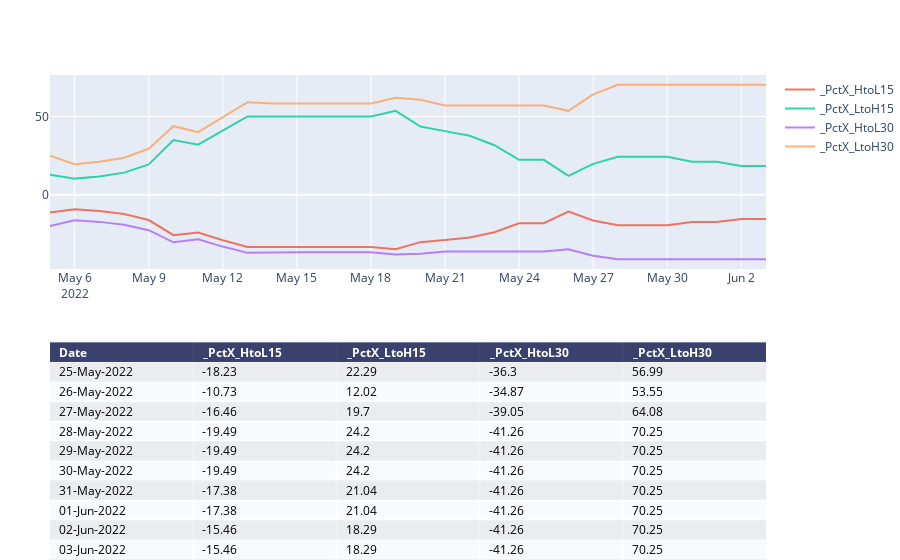

Here is the notebook cell this chart was saved with:
### Code cell
chartTitle2=f"{symbol}_PCT-HH-LL"
print(chartTitle1)
# colsToPlot=[  x for  x  in list_cols if x.startswith('_X') and ( x.startswith('_XMid')==False) ]
colsToPlot=[  x for  x  in list_cols if x.startswith('_PctX') ]
fig=manage_chart(df,colsToPlot,"",'')

pio.write_image(fig, f"{report_path}\\{chartTitle2}.png")
fig

### Figure 1 — Plotly figure (JSON) as saved in the notebook; plotly's stock layout.template omitted (floating-point values rounded to 4 significant figures)
{"data": [{"colorscale": [[0, "#00083e"], [0.5, "#ededee"], [1, "#ffffff"]], "hoverinfo": "none", "opacity": 0.75, "showscale": false, "type": "heatmap", "z": [[0, 0, 0, 0, 0], [0.5, 0.5, 0.5, 0.5, 0.5], [1, 1, 1, 1, 1], [0.5, 0.5, 0.5, 0.5, 0.5], [1, 1, 1, 1, 1], [0.5, 0.5, 0.5, 0.5, 0.5], [1, 1, 1, 1, 1], [0.5, 0.5, 0.5, 0.5, 0.5], [1, 1, 1, 1, 1], [0.5, 0.5, 0.5, 0.5, 0.5], [1, 1, 1, 1, 1]]}, {"name": "_PctX_HtoL15", "opacity": 0.8, "type": "scatter", "x": ["2022-05-05T00:00:00", "2022-05-06T00:00:00", "2022-05-07T00:00:00", "2022-05-08T00:00:00", "2022-05-09T00:00:00", "2022-05-10T00:00:00", "2022-05-11T00:00:00", "2022-05-12T00:00:00", "2022-05-13T00:00:00", "2022-05-14T00:00:00", "2022-05-15T00:00:00", "2022-05-16T00:00:00", "2022-05-17T00:00:00", "2022-05-18T00:00:00", "2022-05-19T00:00:00", "2022-05-20T00:00:00", "2022-05-21T00:00:00", "2022-05-22T00:00:00", "2022-05-23T00:00:00", "2022-05-24T00:00:00", "2022-05-25T00:00:00", "2022-05-26T00:00:00", "2022-05-27T00:00:00", "2022-05-28T00:00:00", "2022-05-29T00:00:00", "2022-05-30T00:00:00", "2022-05-31T00:00:00", "2022-06-01T00:00:00", "2022-06-02T00:00:00", "2022-06-03T00:00:00"], "xaxis": "x2", "y": [-11.36, -9.31, -10.44, -12.35, -16.19, -25.88, -24.22, -29.1, -33.34, -33.34, -33.34, -33.34, -33.34, -33.34, -34.87, -30.31, -28.88, -27.33, -23.99, -18.23, -18.23, -10.73, -16.46, -19.49, -19.49, -19.49, -17.38, -17.38, -15.46, -15.46], "yaxis": "y2"}, {"name": "_PctX_LtoH15", "opacity": 0.8, "type": "scatter", "x": ["2022-05-05T00:00:00", "2022-05-06T00:00:00", "2022-05-07T00:00:00", "2022-05-08T00:00:00", "2022-05-09T00:00:00", "2022-05-10T00:00:00", "2022-05-11T00:00:00", "2022-05-12T00:00:00", "2022-05-13T00:00:00", "2022-05-14T00:00:00", "2022-05-15T00:00:00", "2022-05-16T00:00:00", "2022-05-17T00:00:00", "2022-05-18T00:00:00", "2022-05-19T00:00:00", "2022-05-20T00:00:00", "2022-05-21T00:00:00", "2022-05-22T00:00:00", "2022-05-23T00:00:00", "2022-05-24T00:00:00", "2022-05-25T00:00:00", "2022-05-26T00:00:00", "2022-05-27T00:00:00", "2022-05-28T00:00:00", "2022-05-29T00:00:00", "2022-05-30T00:00:00", "2022-05-31T00:00:00", "2022-06-01T00:00:00", "2022-06-02T00:00:00", "2022-06-03T00:00:00"], "xaxis": "x2", "y": [12.81, 10.27, 11.65, 14.09, 19.32, 34.91, 31.95, 41.04, 50.02, 50.02, 50.02, 50.02, 50.02, 50.02, 53.55, 43.49, 40.61, 37.61, 31.57, 22.29, 22.29, 12.02, 19.7, 24.2, 24.2, 24.2, 21.04, 21.04, 18.29, 18.29], "yaxis": "y2"}, {"name": "_PctX_HtoL30", "opacity": 0.8, "type": "scatter", "x": ["2022-05-05T00:00:00", "2022-05-06T00:00:00", "2022-05-07T00:00:00", "2022-05-08T00:00:00", "2022-05-09T00:00:00", "2022-05-10T00:00:00", "2022-05-11T00:00:00", "2022-05-12T00:00:00", "2022-05-13T00:00:00", "2022-05-14T00:00:00", "2022-05-15T00:00:00", "2022-05-16T00:00:00", "2022-05-17T00:00:00", "2022-05-18T00:00:00", "2022-05-19T00:00:00", "2022-05-20T00:00:00", "2022-05-21T00:00:00", "2022-05-22T00:00:00", "2022-05-23T00:00:00", "2022-05-24T00:00:00", "2022-05-25T00:00:00", "2022-05-26T00:00:00", "2022-05-27T00:00:00", "2022-05-28T00:00:00", "2022-05-29T00:00:00", "2022-05-30T00:00:00", "2022-05-31T00:00:00", "2022-06-01T00:00:00", "2022-06-02T00:00:00", "2022-06-03T00:00:00"], "xaxis": "x2", "y": [-19.97, -16.32, -17.36, -19.13, -22.67, -30.42, -28.53, -33.14, -37.14, -36.8, -36.8, -36.8, -36.8, -36.8, -38.26, -37.74, -36.3, -36.3, -36.3, -36.3, -36.3, -34.87, -39.05, -41.26, -41.26, -41.26, -41.26, -41.26, -41.26, -41.26], "yaxis": "y2"}, {"name": "_PctX_LtoH30", "opacity": 0.8, "type": "scatter", "x": ["2022-05-05T00:00:00", "2022-05-06T00:00:00", "2022-05-07T00:00:00", "2022-05-08T00:00:00", "2022-05-09T00:00:00", "2022-05-10T00:00:00", "2022-05-11T00:00:00", "2022-05-12T00:00:00", "2022-05-13T00:00:00", "2022-05-14T00:00:00", "2022-05-15T00:00:00", "2022-05-16T00:00:00", "2022-05-17T00:00:00", "2022-05-18T00:00:00", "2022-05-19T00:00:00", "2022-05-20T00:00:00", "2022-05-21T00:00:00", "2022-05-22T00:00:00", "2022-05-23T00:00:00", "2022-05-24T00:00:00", "2022-05-25T00:00:00", "2022-05-26T00:00:00", "2022-05-27T00:00:00", "2022-05-28T00:00:00", "2022-05-29T00:00:00", "2022-05-30T00:00:00", "2022-05-31T00:00:00", "2022-06-01T00:00:00", "2022-06-02T00:00:00", "2022-06-03T00:00:00"], "xaxis": "x2", "y": [24.95, 19.51, 21.01, 23.65, 29.32, 43.73, 39.92, 49.56, 59.08, 58.24, 58.24, 58.24, 58.24, 58.24, 61.96, 60.62, 56.99, 56.99, 56.99, 56.99, 56.99, 53.55, 64.08, 70.25, 70.25, 70.25, 70.25, 70.25, 70.25, 70.25], "yaxis": "y2"}], "layout": {"annotations": [{"align": "left", "font": {"color": "#ffffff"}, "showarrow": false, "text": "<b>Date</b>", "x": -0.45, "xanchor": "left", "xref": "x", "y": 0, "yref": "y"}, {"align": "left", "font": {"color": "#ffffff"}, "showarrow": false, "text": "<b>_PctX_HtoL15</b>", "x": 0.55, "xanchor": "left", "xref": "x", "y": 0, "yref": "y"}, {"align": "left", "font": {"color": "#ffffff"}, "showarrow": false, "text": "<b>_PctX_LtoH15</b>", "x": 1.55, "xanchor": "left", "xref": "x", "y": 0, "yref": "y"}, {"align": "left", "font": {"color": "#ffffff"}, "showarrow": false, "text": "<b>_PctX_HtoL30</b>", "x": 2.55, "xanchor": "left", "xref": "x", "y": 0, "yref": "y"}, {"align": "left", "font": {"color": "#ffffff"}, "showarrow": false, "text": "<b>_PctX_LtoH30</b>", "x": 3.55, "xanchor": "left", "xref": "x", "y": 0, "yref": "y"}, {"align": "left", "font": {"color": "#000000"}, "showarrow": false, "text": "25-May-2022", "x": -0.45, "xanchor": "left", "xref": "x", "y": 1, "yref": "y"}, {"align": "left", "font": {"color": "#000000"}, "showarrow": false, "text": "-18.23", "x": 0.55, "xanchor": "left", "xref": "x", "y": 1, "yref": "y"}, {"align": "left", "font": {"color": "#000000"}, "showarrow": false, "text": "22.29", "x": 1.55, "xanchor": "left", "xref": "x", "y": 1, "yref": "y"}, {"align": "left", "font": {"color": "#000000"}, "showarrow": false, "text": "-36.3", "x": 2.55, "xanchor": "left", "xref": "x", "y": 1, "yref": "y"}, {"align": "left", "font": {"color": "#000000"}, "showarrow": false, "text": "56.99", "x": 3.55, "xanchor": "left", "xref": "x", "y": 1, "yref": "y"}, {"align": "left", "font": {"color": "#000000"}, "showarrow": false, "text": "26-May-2022", "x": -0.45, "xanchor": "left", "xref": "x", "y": 2, "yref": "y"}, {"align": "left", "font": {"color": "#000000"}, "showarrow": false, "text": "-10.73", "x": 0.55, "xanchor": "left", "xref": "x", "y": 2, "yref": "y"}, {"align": "left", "font": {"color": "#000000"}, "showarrow": false, "text": "12.02", "x": 1.55, "xanchor": "left", "xref": "x", "y": 2, "yref": "y"}, {"align": "left", "font": {"color": "#000000"}, "showarrow": false, "text": "-34.87", "x": 2.55, "xanchor": "left", "xref": "x", "y": 2, "yref": "y"}, {"align": "left", "font": {"color": "#000000"}, "showarrow": false, "text": "53.55", "x": 3.55, "xanchor": "left", "xref": "x", "y": 2, "yref": "y"}, {"align": "left", "font": {"color": "#000000"}, "showarrow": false, "text": "27-May-2022", "x": -0.45, "xanchor": "left", "xref": "x", "y": 3, "yref": "y"}, {"align": "left", "font": {"color": "#000000"}, "showarrow": false, "text": "-16.46", "x": 0.55, "xanchor": "left", "xref": "x", "y": 3, "yref": "y"}, {"align": "left", "font": {"color": "#000000"}, "showarrow": false, "text": "19.7", "x": 1.55, "xanchor": "left", "xref": "x", "y": 3, "yref": "y"}, {"align": "left", "font": {"color": "#000000"}, "showarrow": false, "text": "-39.05", "x": 2.55, "xanchor": "left", "xref": "x", "y": 3, "yref": "y"}, {"align": "left", "font": {"color": "#000000"}, "showarrow": false, "text": "64.08", "x": 3.55, "xanchor": "left", "xref": "x", "y": 3, "yref": "y"}, {"align": "left", "font": {"color": "#000000"}, "showarrow": false, "text": "28-May-2022", "x": -0.45, "xanchor": "left", "xref": "x", "y": 4, "yref": "y"}, {"align": "left", "font": {"color": "#000000"}, "showarrow": false, "text": "-19.49", "x": 0.55, "xanchor": "left", "xref": "x", "y": 4, "yref": "y"}, {"align": "left", "font": {"color": "#000000"}, "showarrow": false, "text": "24.2", "x": 1.55, "xanchor": "left", "xref": "x", "y": 4, "yref": "y"}, {"align": "left", "font": {"color": "#000000"}, "showarrow": false, "text": "-41.26", "x": 2.55, "xanchor": "left", "xref": "x", "y": 4, "yref": "y"}, {"align": "left", "font": {"color": "#000000"}, "showarrow": false, "text": "70.25", "x": 3.55, "xanchor": "left", "xref": "x", "y": 4, "yref": "y"}, {"align": "left", "font": {"color": "#000000"}, "showarrow": false, "text": "29-May-2022", "x": -0.45, "xanchor": "left", "xref": "x", "y": 5, "yref": "y"}, {"align": "left", "font": {"color": "#000000"}, "showarrow": false, "text": "-19.49", "x": 0.55, "xanchor": "left", "xref": "x", "y": 5, "yref": "y"}, {"align": "left", "font": {"color": "#000000"}, "showarrow": false, "text": "24.2", "x": 1.55, "xanchor": "left", "xref": "x", "y": 5, "yref": "y"}, {"align": "left", "font": {"color": "#000000"}, "showarrow": false, "text": "-41.26", "x": 2.55, "xanchor": "left", "xref": "x", "y": 5, "yref": "y"}, {"align": "left", "font": {"color": "#000000"}, "showarrow": false, "text": "70.25", "x": 3.55, "xanchor": "left", "xref": "x", "y": 5, "yref": "y"}, {"align": "left", "font": {"color": "#000000"}, "showarrow": false, "text": "30-May-2022", "x": -0.45, "xanchor": "left", "xref": "x", "y": 6, "yref": "y"}, {"align": "left", "font": {"color": "#000000"}, "showarrow": false, "text": "-19.49", "x": 0.55, "xanchor": "left", "xref": "x", "y": 6, "yref": "y"}, {"align": "left", "font": {"color": "#000000"}, "showarrow": false, "text": "24.2", "x": 1.55, "xanchor": "left", "xref": "x", "y": 6, "yref": "y"}, {"align": "left", "font": {"color": "#000000"}, "showarrow": false, "text": "-41.26", "x": 2.55, "xanchor": "left", "xref": "x", "y": 6, "yref": "y"}, {"align": "left", "font": {"color": "#000000"}, "showarrow": false, "text": "70.25", "x": 3.55, "xanchor": "left", "xref": "x", "y": 6, "yref": "y"}, {"align": "left", "font": {"color": "#000000"}, "showarrow": false, "text": "31-May-2022", "x": -0.45, "xanchor": "left", "xref": "x", "y": 7, "yref": "y"}, {"align": "left", "font": {"color": "#000000"}, "showarrow": false, "text": "-17.38", "x": 0.55, "xanchor": "left", "xref": "x", "y": 7, "yref": "y"}, {"align": "left", "font": {"color": "#000000"}, "showarrow": false, "text": "21.04", "x": 1.55, "xanchor": "left", "xref": "x", "y": 7, "yref": "y"}, {"align": "left", "font": {"color": "#000000"}, "showarrow": false, "text": "-41.26", "x": 2.55, "xanchor": "left", "xref": "x", "y": 7, "yref": "y"}, {"align": "left", "font": {"color": "#000000"}, "showarrow": false, "text": "70.25", "x": 3.55, "xanchor": "left", "xref": "x", "y": 7, "yref": "y"}, {"align": "left", "font": {"color": "#000000"}, "showarrow": false, "text": "01-Jun-2022", "x": -0.45, "xanchor": "left", "xref": "x", "y": 8, "yref": "y"}, {"align": "left", "font": {"color": "#000000"}, "showarrow": false, "text": "-17.38", "x": 0.55, "xanchor": "left", "xref": "x", "y": 8, "yref": "y"}, {"align": "left", "font": {"color": "#000000"}, "showarrow": false, "text": "21.04", "x": 1.55, "xanchor": "left", "xref": "x", "y": 8, "yref": "y"}, {"align": "left", "font": {"color": "#000000"}, "showarrow": false, "text": "-41.26", "x": 2.55, "xanchor": "left", "xref": "x", "y": 8, "yref": "y"}, {"align": "left", "font": {"color": "#000000"}, "showarrow": false, "text": "70.25", "x": 3.55, "xanchor": "left", "xref": "x", "y": 8, "yref": "y"}, {"align": "left", "font": {"color": "#000000"}, "showarrow": false, "text": "02-Jun-2022", "x": -0.45, "xanchor": "left", "xref": "x", "y": 9, "yref": "y"}, {"align": "left", "font": {"color": "#000000"}, "showarrow": false, "text": "-15.46", "x": 0.55, "xanchor": "left", "xref": "x", "y": 9, "yref": "y"}, {"align": "left", "font": {"color": "#000000"}, "showarrow": false, "text": "18.29", "x": 1.55, "xanchor": "left", "xref": "x", "y": 9, "yref": "y"}, {"align": "left", "font": {"color": "#000000"}, "showarrow": false, "text": "-41.26", "x": 2.55, "xanchor": "left", "xref": "x", "y": 9, "yref": "y"}, {"align": "left", "font": {"color": "#000000"}, "showarrow": false, "text": "70.25", "x": 3.55, "xanchor": "left", "xref": "x", "y": 9, "yref": "y"}, {"align": "left", "font": {"color": "#000000"}, "showarrow": false, "text": "03-Jun-2022", "x": -0.45, "xanchor": "left", "xref": "x", "y": 10, "yref": "y"}, {"align": "left", "font": {"color": "#000000"}, "showarrow": false, "text": "-15.46", "x": 0.55, "xanchor": "left", "xref": "x", "y": 10, "yref": "y"}, {"align": "left", "font": {"color": "#000000"}, "showarrow": false, "text": "18.29", "x": 1.55, "xanchor": "left", "xref": "x", "y": 10, "yref": "y"}, {"align": "left", "font": {"color": "#000000"}, "showarrow": false, "text": "-41.26", "x": 2.55, "xanchor": "left", "xref": "x", "y": 10, "yref": "y"}, {"align": "left", "font": {"color": "#000000"}, "showarrow": false, "text": "70.25", "x": 3.55, "xanchor": "left", "xref": "x", "y": 10, "yref": "y"}], "autosize": true, "margin": {"b": 0, "l": 50, "r": 0, "t": 75}, "title": {"text": ""}, "xaxis": {"autorange": true, "dtick": 1, "gridwidth": 2, "range": [-0.5, 4.5], "showticklabels": false, "tick0": -0.5, "ticks": "", "zeroline": false}, "xaxis2": {"anchor": "y2", "autorange": true, "range": ["2022-05-05", "2022-06-03"], "type": "date"}, "yaxis": {"autorange": true, "domain": [0, 0.45], "dtick": 1, "gridwidth": 2, "range": [10.5, -0.5], "showticklabels": false, "tick0": 0.5, "ticks": "", "zeroline": false}, "yaxis2": {"anchor": "x2", "autorange": true, "domain": [0.6, 1], "range": [-47.45, 76.44], "title": {"text": ""}, "type": "linear"}}}
